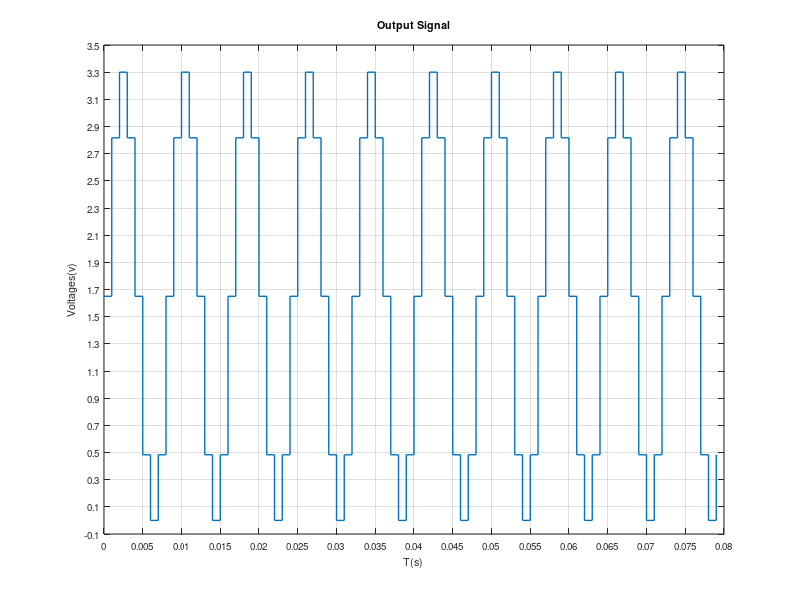

Source code (MATLAB): (Note: this script raises an error after producing the figure.)
clear;
clc;

%% problem 2
n=10;
Aout=zeros(1,8);
for k=1:n
    j=1;
    for i=0:0.25:1.75
        Aout(j)=0.5 + 0.5*sin(i*pi);
        j=j+1;
    end
    if k==1
        out=Aout;
    else
        out=[out Aout];
    end
end
t=[0:0.001:0.008*n-0.001];

%figure;
%scatter(t,out,'.')



figure;
stairs(t,(0.5+0.5*sin(t*pi*250))*3.3,'LineWidth',1)
grid on;
set(gca,'FontSize',7);
ylim([-0.1 3.5]);
xlim([0 0.08]);
xlabel('T(s)');
ylabel('Voltages(v)');
title('Output Signal');
set(gca,'XTick',0:0.005:0.08); 
set(gca,'YTick',-0.1:0.2:3.5);
saveas(gca,'2.pdf');
%% problem 3－1
clear;

% t=[1:11];
% u=[ 1 1 0 1 0 0 0 1 1 0 1 ];

%{
figure;
stairs(t,u,'b','LineWidth',2);
ylim([-1 2])
hold on;
stairs(t(1:2),u(1:2),'r','LineWidth',2);
hold on;
stairs(t(10:11),u(10:11),'r','LineWidth',2);
%}



clear;

t=[1:12];
u=[ 1 1 1 0 0 0 1 0 1 1 1 1];


%{
figure;
stairs(t,u,'b','LineWidth',2);
ylim([-1 2])
hold on;
stairs(t(1:2),u(1:2),'r','LineWidth',2);
hold on;
stairs(t(10:11),u(10:11),'r','LineWidth',2);
%}

[u,t]=prosess(u,t);
t=[t(2)-1.6666 t(2)-1.3333 t(2)-0.3333 t(2:length(t)-1)];
t=t+0.5;
t=[0 t];
u=[1 1 0 0 u(2:length(u)-1)];

figure;
plot(t,u,'LineWidth',1.5);
ylim([-0.5 1.5]);
xlim([-0 12])
set(gca,'XTick',0:0.5:12); 
set(gca,'YTick',0:0.2:1);
set(gca,'FontSize',7);
xlabel('T(s)');
ylabel('Waveform of pin9');
title('Output waveform of pin9');
grid on;
saveas(gca,'3-1.pdf');


%% problem 3－2

c=[0.5:15.5];
C=[0 0 1 0 1 0 1 0 1 0 1 0 1 0 1 0];
[C,c]=prosess(C,c);

C=[0 0 C 0 0 1 1 0 0];
c=[c(1)-0.3333 c(1) c(2)-0.3333 c(2:length(c)-1) c(length(c))-0.3333 c(length(c)) c(length(c))+0.3333 c(length(c))+0.3333*2 c(length(c))+0.3333*4 c(length(c))+0.3333*5 c(length(c))+0.3333*6];


t=[1:18];
s=[0 1 1 0 0 1 1 0 0 0 0 0 0 1 1 1 1 0];
[s,t]=prosess(s,t);
s=[0 0 s(2:length(s)) 0];
t=[t(1) t(1)+0.3333 t(2:length(t)-1) t(length(t))-0.3333 t(length(t))];
t=t-(t(6)-c(7));


figure;
subplot(2,1,1);
plot(t,s,'LineWidth',1.5);
ylim([-0.5 1.5]);
xlim([-1 19]);
set(gca,'XTick',0:1:19); 
set(gca,'YTick',0:0.2:1);
set(gca,'FontSize',7);
xlabel('T(s)');
ylabel('Waveform of pin11');
title('Output waveform of pin11');
grid on;


subplot(2,1,2);
plot(c,C,'LineWidth',1.5);
ylim([-0.5 1.5]);
xlim([-1 19]);
set(gca,'XTick',0:1:19); 
set(gca,'YTick',0:0.2:1);
set(gca,'FontSize',7);
xlabel('T(s)');
ylabel('Waveform of pin13');
title('Output waveform of pin13');
grid on;

saveas(gca,'3-2.pdf');


figure;
plot(t,s,'LineWidth',1.5);
hold on;
plot(c,C,'LineWidth',0.8);
ylim([-0.5 1.5]);
xlim([-1 19]);
set(gca,'XTick',0:1:19); 
set(gca,'YTick',0:0.5:1);
set(gca,'FontSize',7);
xlabel('T(s)');
ylabel('Waveform');
title('Output waveform of pin11&pin13');
grid on;


%% problem 4
p5=[0 1 0 0];
t5=[0 0.73 0.97 2];

l1=[1 0 1 0 1 0 1 0 1 0 0];
t1=[0 0.2 0.4 0.6 0.8 1.0 1.2 1.4 1.6 1.8 2];


l2=[0 1 0 0];
t2=[0 1.03 1.53 2];


l3=[0 1 0 0];
t3=[0 0.73 0.8 2];


figure;
subplot(4,1,1);
stairs(t5,p5,'Color',[0.8 0.2 0.2],'LineWidth',1);
ylim([-0.2 1.2]);
xlim([-0.1 2.1]);
set(gca,'FontSize',7);
set(gca,'XTick',0:0.1:2); 
set(gca,'YTick',0:0.5:1);
title('Input waveform of p5');
xlabel('T(s)');
ylabel('Waveform');
grid on;


subplot(4,1,2);
stairs(t1,l1,'Color',[0.1 0.43 0.7],'LineWidth',1);
ylim([-0.2 1.2]);
xlim([-0.1 2.1]);
set(gca,'FontSize',7);
set(gca,'XTick',0:0.1:2); 
set(gca,'YTick',0:0.5:1);
title('Output waveform of pin LED1');
xlabel('T(s)');
ylabel('Waveform');
grid on;

subplot(4,1,3);
stairs(t2,l2,'Color',[0.1 0.43 0.7],'LineWidth',1);
ylim([-0.2 1.2]);
xlim([-0.1 2.1]);
set(gca,'FontSize',7);
set(gca,'XTick',0:0.1:2); 
set(gca,'YTick',0:0.5:1);
title('Output waveform of pin LED2');
xlabel('T(s)');
ylabel('Waveform');
grid on;

subplot(4,1,4);
stairs(t3,l3,'Color',[0.1 0.43 0.7],'LineWidth',1);
ylim([-0.2 1.2]);
xlim([-0.1 2.1]);
set(gca,'FontSize',7);
set(gca,'XTick',0:0.1:2); 
set(gca,'YTick',0:0.5:1);
title('Output waveform of pin LED3');
xlabel('T(s)');
ylabel('Waveform');
grid on;
saveas(gca,'4.pdf');

